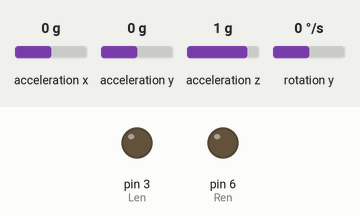
Recording of a sketch running on a simulated Arduino Uno, built with avr-gcc and run on an emulated ATmega328P. On the bench: output pins drawn as LEDs (lit = HIGH). The inputs (shaded band) are chosen by the test bench; at power-on: acceleration x 0 g, acceleration y 0 g, acceleration z 1 g, rotation y 0 °/s.

Above: at 1.2 s.
1.3 s: acceleration x set to -1.4 g
At 1.6 s:
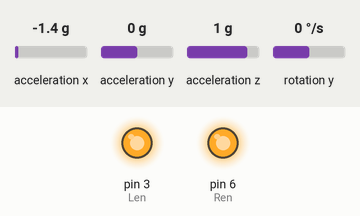
Timing chart, 0 to 4.3 s (numbered marks = the images above; inputs shaded):
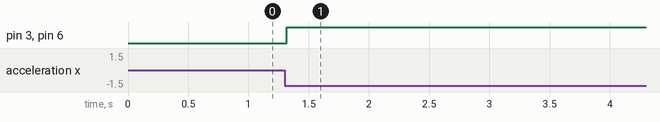

The sketch:

self_balnacing_robot.ino
```cpp
#include "Wire.h"
#include "I2Cdev.h"
#include "MPU6050.h"
#include "math.h"


void motorSpeedControl(int angle);


#define Kp 10
#define Kd 5
#define Ki 1

float targetAngle = 0;
  int Len = 3;
  int  Ren = 6;

  int leftMotorForwardPin = 8;
  int leftMotorReversePin = 7;
  int rightMotorForwardPin = 10;
  int rightMotorReversePin = 9;


MPU6050 mpu;

int16_t accX, accY, accZ;
int16_t gyroX,gyroY,gyroZ;

volatile float accAngle, gyroAngle = 0, currentAngle, prevAngle=0, error, prevError=0, errorSum=0;
int motorspeed = 0, gyroRate;
unsigned long currTime, prevTime=0, loopTime;


void setup() {

  //#if I2CDEV_IMPLEMENTATION == I2CDEV_ARDUINO_WIRE
        Wire.begin();
         Wire.setClock(400000);
    //#elif I2CDEV_IMPLEMENTATION == I2CDEV_BUILTIN_FASTWIRE
        //Fastwire::setup(400, true);
    //#endif

    // set the status LED to output mode
  // pinMode(13, OUTPUT);

  //  // set the motor control and PWM pins to output mode
  //  pinMode(leftMotorForwardPin, OUTPUT);
  //  pinMode(leftMotorReversePin, OUTPUT);
  //  pinMode(rightMotorForwardPin, OUTPUT);
  //  pinMode(rightMotorReversePin, OUTPUT);
  //  pinMode(Ren, OUTPUT);
  // pinMode(Len, OUTPUT);

  mpu.initialize();
   mpu.setXAccelOffset(-2453);
    mpu.setZAccelOffset(2354);
    mpu.setYGyroOffset(48);


  Serial.println("Testing device connections...");
  Serial.println(mpu.testConnection() ? "MPU6050 connection successful" : "MPU6050 connection failed");


  Serial.begin(9600);
}


  void loop(){
  // read acceleration and gyroscope values
  accY = mpu.getAccelerationY();
  accZ = mpu.getAccelerationZ();
  accX = mpu.getAccelerationX();

  //gyroX = mpu.getRotationX();
  gyroY = mpu.getRotationY();
  //gyroZ = mpu.getRotationZ();

  currTime = millis();
  loopTime = currTime - prevTime;
  prevTime = currTime;

  // calculate the angle of inclination
  accAngle = atan2(accX, accZ)*(180/PI);
  //Serial.print("Pitch Acc. Angle :" );
  //Serial.println(accAngle);
  gyroRate = map(gyroY, -32768, 32767, -250, 250);
  gyroAngle = (float)gyroRate*loopTime/1000;
  //Serial.print("Pitch Gyro Angle :" );
  //Serial.println(gyroAngle);
  currentAngle = 0.98*(prevAngle + gyroAngle) + 0.02*(accAngle);
  //Serial.print("=======\nPitch Filter Angle :" );
  //Serial.println(currentAngle);
  //Serial.println("=========");
  //delay(1000);
  error = currentAngle - targetAngle;
  errorSum = errorSum + error;
  errorSum = constrain(errorSum, -300, 300);
  //calculate output from P, I and D values
  error = Kp*(error) + Ki*(errorSum)*loopTime - Kd*(error)/loopTime;
  //Serial.println(loopTime);

  motorSpeedControl(error);
  //Serial.println(error);

  prevAngle = currentAngle;


  // // set motor power after constraining it
   //motorPower = constrain(motorPower, -255, 255);
   //setMotors(motorPower, motorPower);

  // //delay(1000);
  // //Serial.println(currentAngle);
  // //Serial.println(accAngle);
  // //Serial.println(gyroAngle);
  // //Serial.println();


  // Serial.println(error);
  //errorSum = errorSum + error;
  //errorSum = constrain(errorSum, -300, 300);
  // //calculate output from P, I and D values
  //motorPower = Kp*(error) + Ki*(errorSum)*loopTime - Kd*(currentAngle-prevAngle)/loopTime;
  // Serial.println(motorPower);
  // Serial.println();
  //prevAngle = currentAngle;
  }

   void motorSpeedControl(int angle){

         if (angle < 0){
       // Serial.println(angle);
       digitalWrite(rightMotorReversePin, LOW);
       digitalWrite(leftMotorReversePin, LOW);
       digitalWrite(leftMotorForwardPin, HIGH);
       digitalWrite(rightMotorForwardPin,HIGH);
       angle  = abs(angle);
       motorspeed = constrain(angle,0,255);
       //Serial.println(motorspeed);
       //Serial.println();
       analogWrite(Len,motorspeed);
       analogWrite(Ren,motorspeed);
   }
   else if(angle > 0){
      // Serial.println(angle);
       digitalWrite(rightMotorForwardPin, LOW);
       digitalWrite(leftMotorForwardPin, LOW);
       digitalWrite(leftMotorReversePin, HIGH);
       digitalWrite(rightMotorReversePin,HIGH);
       //angle  = abs(angle);
       //Serial.println(angle);
       motorspeed = constrain(angle, 0, 255);
       //Serial.println(motorspeed);
       //Serial.println();
       analogWrite(Len,motorspeed);
       analogWrite(Ren,motorspeed);
   }
   else{
         digitalWrite(rightMotorForwardPin, LOW);
       digitalWrite(leftMotorForwardPin, LOW);
       digitalWrite(leftMotorReversePin, LOW);
       digitalWrite(rightMotorReversePin,LOW);
   }

 }
```

Measured:
- after the input at 1.3 s, pin 3 (Len), pin 6 (Ren): LOW → HIGH at once
